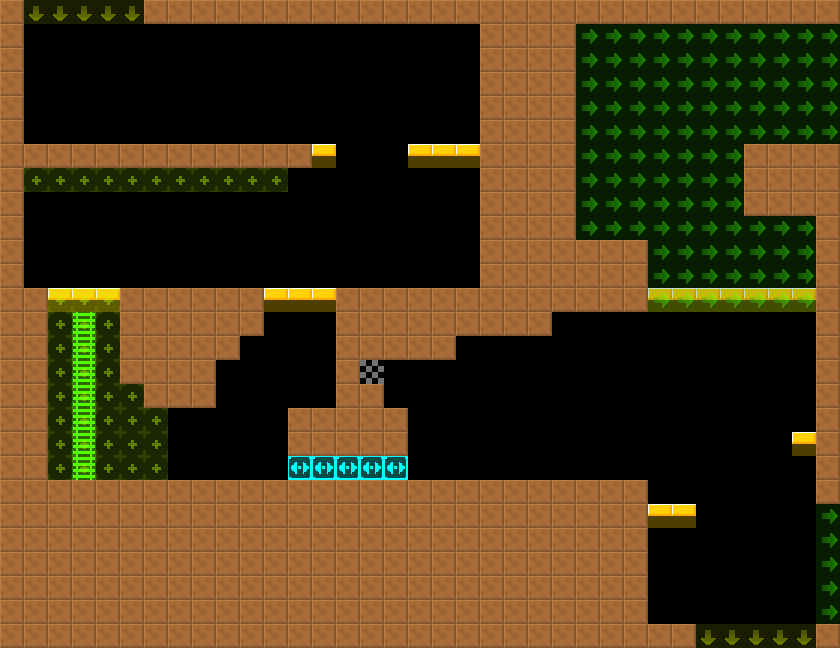

Rendered tile map (Tiled .tmx) drawn with the repository's tilesets; below, a short description and the map source with its tile grids summarised:
An orthogonal 35x27 tile map with 24x24 px tiles, 2 tile layers (col, lnk), 2 tilesets and 11 objects (4x AutoRetractableSpikes, 4x RotatingBall, 2x RetractableSpikes, Shooter).

<map version="1.4" tiledversion="1.4.2" orientation="orthogonal" renderorder="right-down" width="35" height="27" tilewidth="24" tileheight="24" infinite="0" nextlayerid="4" nextobjectid="8">
 <tileset firstgid="6" source="../../lnk.tsx" />
 <tileset firstgid="1" source="../../col.tsx" />
 <layer id="1" name="col" width="35" height="27">
  <data>[945 cells, 432 non-empty, 5 distinct tile ids]</data>
 </layer>
 <layer id="2" name="lnk" width="35" height="27" opacity="0.5">
  <data>[945 cells, 164 non-empty, 3 distinct tile ids]</data>
 </layer>
 <objectgroup id="3" name="markers" opacity="0.5">
  <object id="1" name="AutoRetractableSpikes" type="AutoRetractableSpikes" x="456" y="24" width="24" height="120">
   <properties>
    <property name="yr" value="0" />
    <property name="xr" value="0" />
    <property name="customId" value="1.5-0.5" />
   </properties>
  </object>
  <object id="2" name="AutoRetractableSpikes" type="AutoRetractableSpikes" x="576" y="96" width="24" height="144">
   <properties>
    <property name="yr" value="0" />
    <property name="xr" value="0" />
    <property name="customId" value="1.5-0.5" />
   </properties>
  </object>
  <object id="3" name="RetractableSpikes" type="RetractableSpikes" x="24" y="120" width="288" height="24">
   <properties>
    <property name="yr" value="0" />
    <property name="xr" value="0" />
   </properties>
  </object>
  <object id="4" name="AutoRetractableSpikes" type="AutoRetractableSpikes" x="744" y="216" width="72" height="24">
   <properties>
    <property name="yr" value="0" />
    <property name="xr" value="0" />
   </properties>
  </object>
  <object id="5" name="RetractableSpikes" type="RetractableSpikes" x="336" y="264" width="72" height="24">
   <properties>
    <property name="yr" value="0" />
    <property name="xr" value="0" />
   </properties>
  </object>
  <object id="6" name="RotatingBall" type="RotatingBall" x="624" y="288" width="24" height="24">
   <properties>
    <property name="yr" value="0" />
    <property name="xr" value="0" />
   </properties>
  </object>
  <object id="7" name="RotatingBall" type="RotatingBall" x="144" y="312" width="24" height="24">
   <properties>
    <property name="yr" value="0" />
    <property name="xr" value="0" />
   </properties>
  </object>
  <object id="8" name="RotatingBall" type="RotatingBall" x="336" y="312" width="24" height="24">
   <properties>
    <property name="yr" value="0" />
    <property name="xr" value="0" />
   </properties>
  </object>
  <object id="9" name="Shooter" type="Shooter" x="360" y="360" width="24" height="24">
   <properties>
    <property name="yr" value="0" />
    <property name="xr" value="0" />
    <property name="customId" value="right_1.5" />
   </properties>
  </object>
  <object id="10" name="AutoRetractableSpikes" type="AutoRetractableSpikes" x="480" y="456" width="168" height="24">
   <properties>
    <property name="yr" value="0" />
    <property name="xr" value="0" />
    <property name="customId" value="1.5-0.5" />
   </properties>
  </object>
  <object id="11" name="RotatingBall" type="RotatingBall" x="216" y="528" width="24" height="24">
   <properties>
    <property name="yr" value="0" />
    <property name="xr" value="0" />
   </properties>
  </object>
 </objectgroup>
</map>
